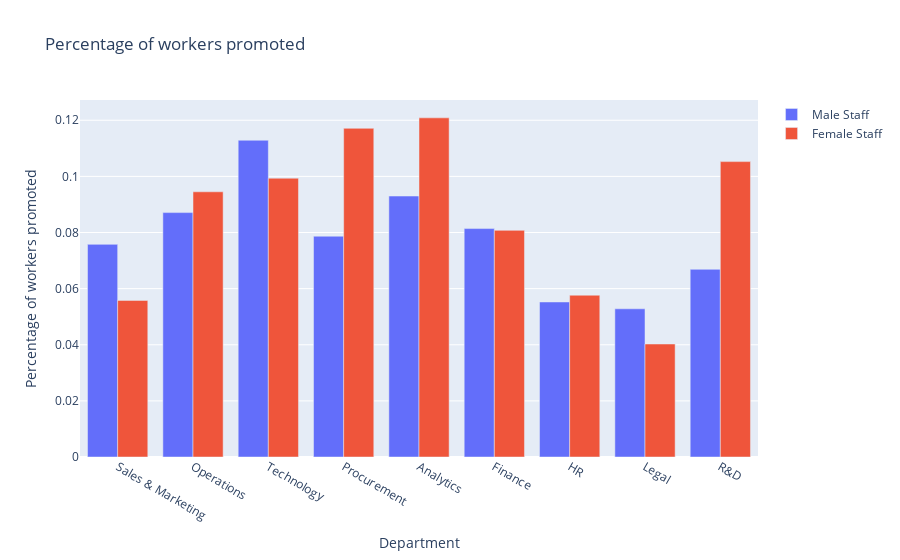

Notebook code for this chart:
### Code cell
trace0 = go.Bar(x=df_department['department'] , y=df_department['promotions_male_staff']/df_department['male_staff'], name= "Male Staff")
trace1 = go.Bar(x=df_department['department'] , y=df_department['promotions_female_staff']/df_department['female_staff'], name= "Female Staff")

data = [trace0, trace1]
layout = go.Layout(title = "Percentage of workers promoted by department", xaxis_title = "Department", yaxis_title = "Percentage of workers promoted")
fig = go.Figure(data = data, layout = layout)
fig.show()

### Figure 1 — Plotly figure (JSON) as saved in the notebook; plotly's stock layout.template omitted (floating-point values rounded to 4 significant figures)
{"data": [{"name": "Male Staff", "type": "bar", "x": ["Sales & Marketing", "Operations", "Technology", "Procurement", "Analytics", "Finance", "HR", "Legal", "R&D"], "y": [0.07577, 0.08709, 0.1129, 0.07868, 0.09299, 0.0814, 0.05524, 0.05281, 0.06688]}, {"name": "Female Staff", "type": "bar", "x": ["Sales & Marketing", "Operations", "Technology", "Procurement", "Analytics", "Finance", "HR", "Legal", "R&D"], "y": [0.0558, 0.09451, 0.09935, 0.1171, 0.1209, 0.08076, 0.05765, 0.04027, 0.1053]}], "layout": {"title": {"text": "Percentage of workers promoted"}, "xaxis": {"title": {"text": "Department"}}, "yaxis": {"title": {"text": "Percentage of workers promoted"}}}}
